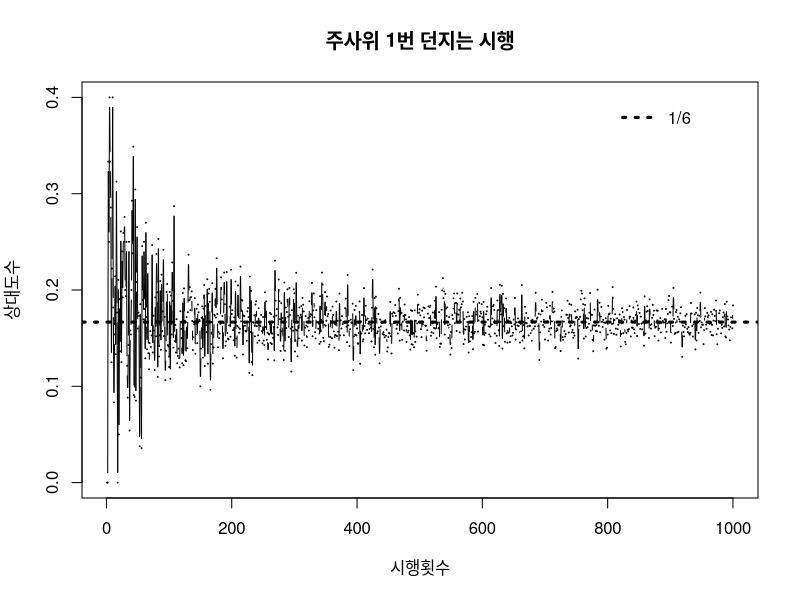
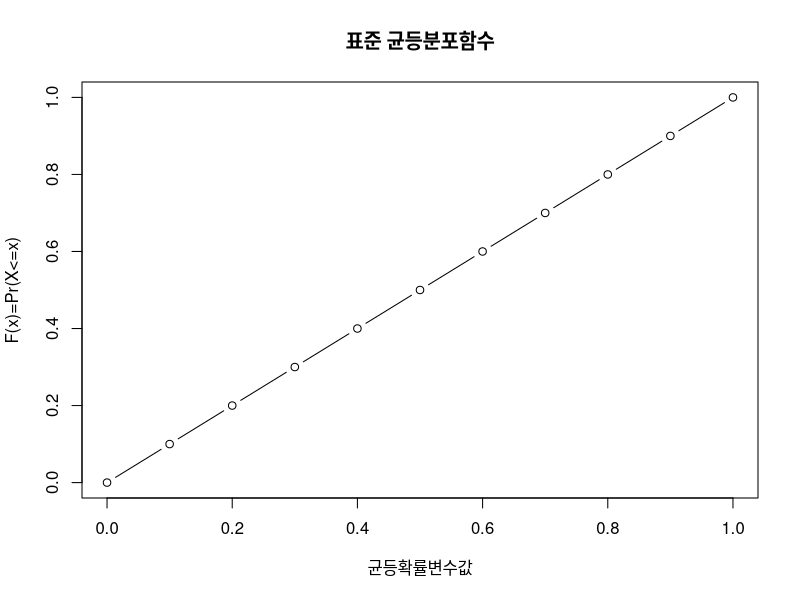

These figures' R source, in order:
#
# Bong Ju Kang
# R을 이용한 통계분석의 이해와 활용
# 
# created: 3/18/2019
# name: 04_stat_probability_distribution_9_week_xxxxxxxx.R
#

#
#
# 확률과 확률 변수
#
#

# 상대도수: 주사위
result <- c()
# 크기가 1이고 성공 확률이 1/6에서 1번 추출
rbinom(1, 1, 1/6)

# 크기가 2이고 성공 확률이 1/6에서 1번 추출
rbinom(1, 2, 1/6)

# 크기가 10이고 성공 확률이 1/6에서 1번 추출
rbinom(1, 10, 1/6)

# 크기가 1이고 성공 확률이 1/6에서 2번 추출
rbinom(2, 1, 1/6)

# 크기가 1이고 성공 확률이 1/6에서 6번 추출
rbinom(6, 1, 1/6)

# 무한히 반복하는 경우
for (i in 1:1000){
  result[i] <- mean(rbinom(n=i, size=1, prob=1/6))
}

# 수학적 확률과 비교
mean(rbinom(n=10000, size=1, 1/6))
1/6

mean(rbinom(n=1, size=10000, 1/6))

# 예제
# 1) 그림 생성



# 해답
# 데이터 생성
result <- c()
for (i in 1:1000){
  result[i] <- mean(rbinom(n=i, size=1, prob=1/6))
}

# 그림 생성
plot(result, type='b', cex=0.1, 
     xlab='시행횟수', ylab='상대도수', 
     main='주사위 1번 던지는 시행')
abline(h=1/6, lty='dotted', lwd=3)
legend(800, 0.4, legend='1/6', bty='n', 
       lty='dotted', lwd=3)

# 예제: 이산형 확률 밀도 함수
# 이항 분포
# 4번 시행에서 성공확률이 1/2인 경우
# 𝐴={0, 1, 2}의 확률을 계산해보자



# 해답
# choose() 이용
sum(choose(4,c(0, 1, 2))*(1/2)^4)

# dbinom() 이용
sum(dbinom(c(0, 1, 2), 4, 1/2))
# 0.6875

# 연속형 확률 밀도 함수
# 지수 분포
pexp(c(1))
# 0.6321206
1-exp(-1)
# 0.6321206

# 예제: 균등 분포의 분포함수
# 1) 구간 [0, 1]에서 정의된 균등 분포의 분포 함수를 
# 정의하세요
# 2) 분포 함수를 x값에 따른 그래프를 그리세요
# punif() 함수 이용



# 해답
x <- seq(0,1, 0.1)
px <- punif(x)

plot(x, px, type='b', cex=1, xlab='균등확률변수값',
     ylab='F(x)=Pr(X<=x)',
     main='표준 균등분포함수')

